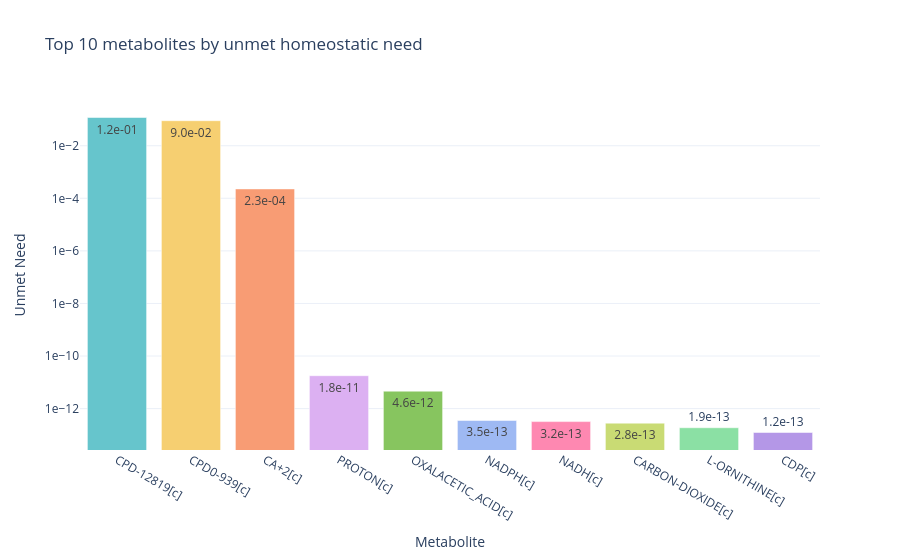

Notebook source saved alongside this figure:
### Code cell
objective_weights = {'secretion': 1e-06, 'efficiency': 1e-06, 'kinetics': 1e-07, 'diversity': 1e-07, 'homeostatic': 1.0}
# PM1 - A7
uptake_addition = set(['L-ASPARTATE[c]'])
uptake_addition = set(['L-ASPARTATE[c]', "UDP-MURNAC-TETRAPEPTIDE[c]", "UDP-N-ACETYL-D-GLUCOSAMINE[c]"])
uptake_removal = set(["GLC[p]", 'CA+2[p]'])

result = test_NetworkFlowModel(objective_weights,
                               metabolism=metabolism,
                               fba=fba,
                               uptake_addition=uptake_addition,
                               uptake_removal=uptake_removal,
                               # force_reaction=['TRANS-RXN-122A'],
                               # add_reaction=add_reaction,
                               # remove_reaction=remove_reaction,
                               # add_homeostatic_demand = add_homeostatic_demand,
                               binary_kinetic_idx=None,
                               plot = True
                               )

[oofv, solution_flux, test_reaction_names, S_new, metabolites_new, kinetics_new, solution, model] = result
print(f'Homeostatic objective value, sulfur hom_value: {solution.homeostatic_term}, {sulfur_neg_hom}')

### Figure 1 — Plotly figure (JSON) as saved in the notebook; plotly's stock layout.template omitted (floating-point values rounded to 4 significant figures)
{"data": [{"marker": {"color": ["rgb(102, 197, 204)", "rgb(246, 207, 113)", "rgb(248, 156, 116)", "rgb(220, 176, 242)", "rgb(135, 197, 95)", "rgb(158, 185, 243)", "rgb(254, 136, 177)", "rgb(201, 219, 116)", "rgb(139, 224, 164)", "rgb(180, 151, 231)"]}, "name": "Unmet Homeostatic Need", "text": ["1.2e-01", "9.0e-02", "2.3e-04", "1.8e-11", "4.6e-12", "3.5e-13", "3.2e-13", "2.8e-13", "1.9e-13", "1.2e-13"], "x": ["CPD-12819[c]", "CPD0-939[c]", "CA+2[c]", "PROTON[c]", "OXALACETIC_ACID[c]", "NADPH[c]", "NADH[c]", "CARBON-DIOXIDE[c]", "L-ORNITHINE[c]", "CDP[c]"], "y": [0.1187, 0.08972, 0.0002276, 1.784e-11, 4.595e-12, 3.525e-13, 3.197e-13, 2.79e-13, 1.869e-13, 1.23e-13], "type": "bar"}], "layout": {"yaxis": {"title": {"text": "Unmet Need"}, "type": "log", "tickformat": ".0e"}, "xaxis": {"title": {"text": "Metabolite"}}, "title": {"text": "Top 10 metabolites by unmet homeostatic need"}}}
